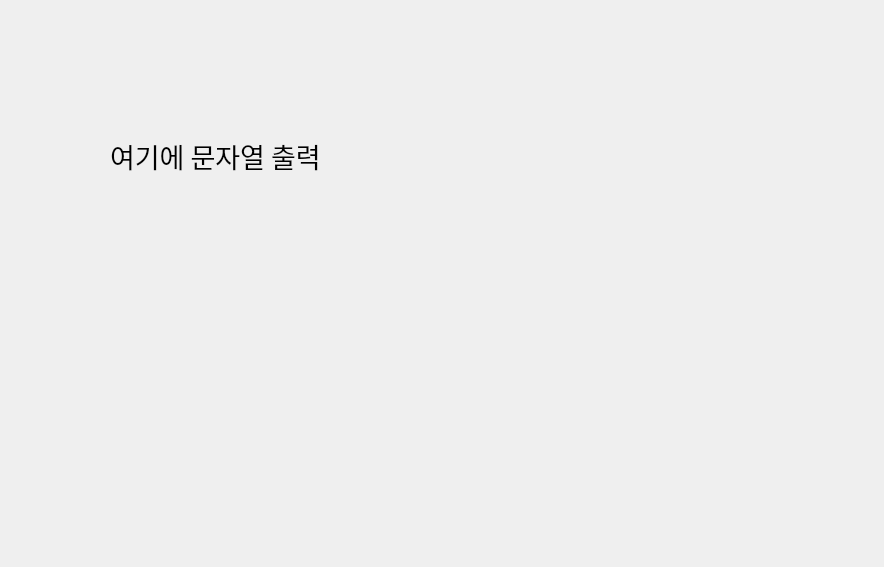
<?xml version="1.0" encoding="UTF-8"?>
<ui version="4.0">
 <class>Dialog</class>
 <widget class="QDialog" name="Dialog">
  <property name="geometry">
   <rect>
    <x>0</x>
    <y>0</y>
    <width>884</width>
    <height>567</height>
   </rect>
  </property>
  <property name="windowTitle">
   <string>Dialog</string>
  </property>
  <widget class="QLabel" name="label">
   <property name="geometry">
    <rect>
     <x>110</x>
     <y>100</y>
     <width>531</width>
     <height>111</height>
    </rect>
   </property>
   <property name="font">
    <font>
     <family>맑은 고딕</family>
     <pointsize>20</pointsize>
    </font>
   </property>
   <property name="text">
    <string>여기에 문자열 출력</string>
   </property>
  </widget>
 </widget>
 <resources/>
 <connections/>
</ui>
